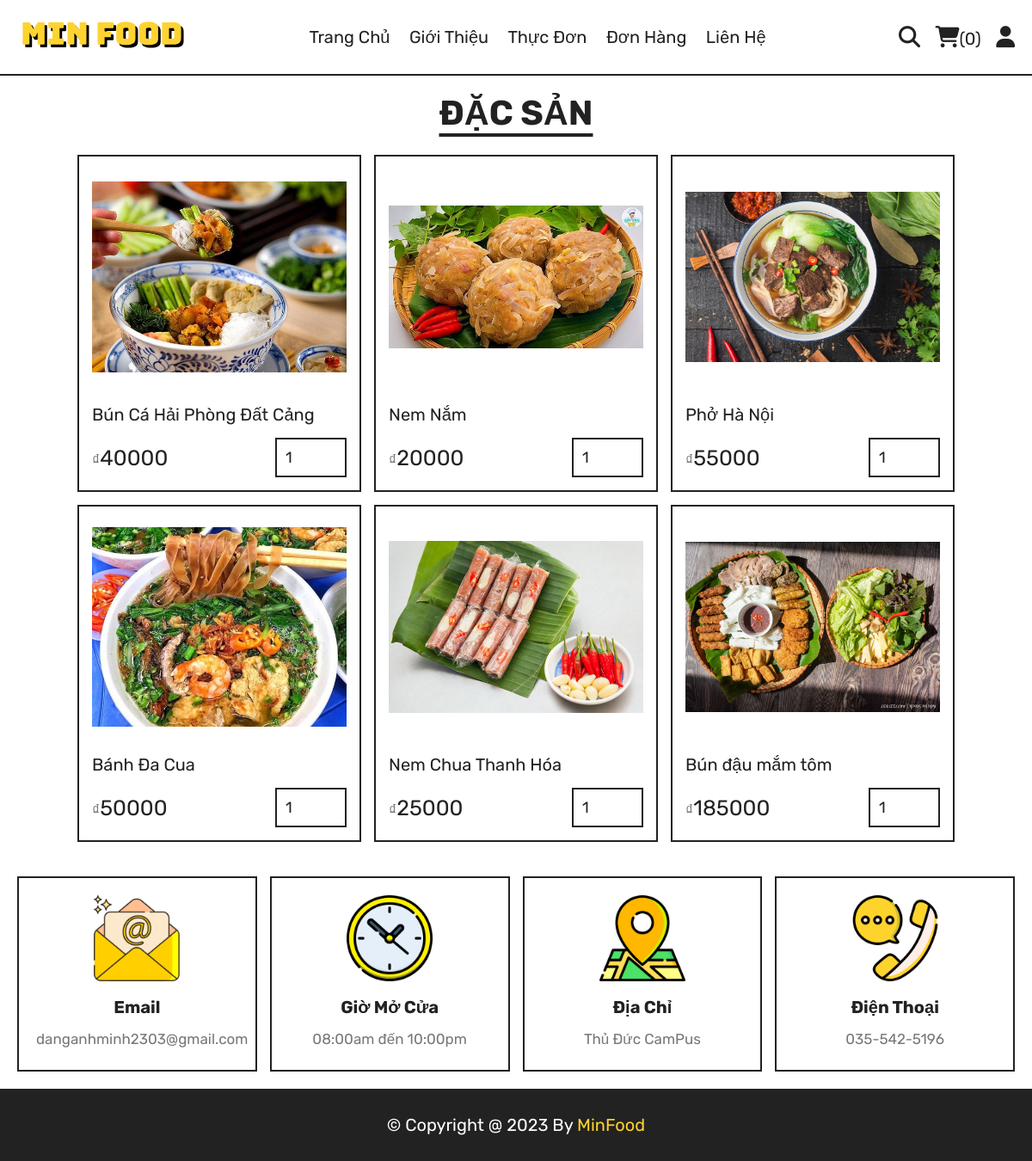
Screenshot of /category.php?category=Miền Bắc with the database file from the repository.
### tables this page shows
CREATE TABLE `products` (
  `id` int(100) NOT NULL,
  `name` varchar(100) NOT NULL,
  `category` varchar(100) NOT NULL,
  `price` int(10) NOT NULL,
  `image` varchar(100) NOT NULL
);

### category.php (the view, shortened to what this page needs)
<?php
include 'components/connect.php';
?>
<!DOCTYPE html>
<html lang="en">
<head>
   <link rel="stylesheet" href="https://cdnjs.cloudflare.com/ajax/libs/font-awesome/6.1.1/css/all.min.css">
   <link rel="stylesheet" href="css/style.css">
</head>
<body>
<?php include 'components/user_header.php'; ?>
<section class="products">
   <h1 class="title">Đặc Sản</h1>
   <div class="box-container">
      <?php
         $category = $_GET['category'];
         $select_products = $conn->prepare("SELECT * FROM `products` WHERE category = ?");
         $select_products->execute([$category]);
         if($select_products->rowCount() > 0){
            while($fetch_products = $select_products->fetch(PDO::FETCH_ASSOC)){
      ?>
      <form action="" method="post" class="box">
         <img src="uploaded_img/<?= $fetch_products['image']; ?>" alt="">
         <div class="name"><?= $fetch_products['name']; ?></div>
         <div class="flex">
            <div class="price"><span>₫</span><?= $fetch_products['price']; ?></div>
            <input type="number" name="qty" class="qty" min="1" max="99" value="1" maxlength="2">
         </div>
      </form>
      <?php
            }
         }else{
            echo '<p class="empty">Không có sản phẩm nào được thêm!</p>';
         }
      ?>
   </div>
</section>
<?php include 'components/footer.php'; ?>
</body>
</html>

### components/user_header.php (shortened to what this page needs)
<header class="header">
   <section class="flex">
      <a href="home.php" class="logo"><img src="images/MINFOOD.svg" alt=""></a>
      <nav class="navbar">
         <a href="home.php">Trang Chủ</a>
         <a href="about.php">Giới Thiệu</a>
         <a href="menu.php">Thực Đơn</a>
         <a href="orders.php">Đơn Hàng</a>
         <a href="contact.php">Liên Hệ</a>
      </nav>
      <div class="icons">
         <?php
            $count_cart_items = $conn->prepare("SELECT * FROM `cart` WHERE user_id = ?");
            $count_cart_items->execute([$user_id]);
            $total_cart_items = $count_cart_items->rowCount();
         ?>
         <a href="search.php"><i class="fas fa-search"></i></a>
         <a href="cart.php"><i class="fas fa-shopping-cart"></i><span>(<?= $total_cart_items; ?>)</span></a>
         <div id="user-btn" class="fas fa-user"></div>
      </div>
   </section>
</header>

### components/footer.php
<footer class="footer">
   <section class="grid">
      <div class="box">
         <img src="images/email.png" alt="">
         <h3>Email</h3>
         <a href="mailto:danganhminh2303@gmail.com">danganhminh2303@gmail.com</a>
      </div>
      <div class="box">
         <img src="images/clock.png" alt="">
         <h3>Giờ Mở Cửa</h3>
         <p>08:00am đến 10:00pm</p>
      </div>
      <div class="box">
         <img src="images/map.png" alt="">
         <h3>Địa Chỉ</h3>
         <a href="#">Thủ Đức CamPus</a>
      </div>
      <div class="box">
         <img src="images/dienthoaii.png" alt="">
         <h3>Điện Thoại</h3>
         <a href="tel:0355425196">035-542-5196</a>
      </div>
   </section>
   <div class="credit">&copy; copyright @ <?= date('Y'); ?> by <span>MinFood</span></div>
</footer>

### css/style.css (style rules this page uses)
:root { --yellow:#fed330; --red:#e74c3c; --white:#fff; --black:#222; --light-color:#777; --border:.2rem solid var(--black); }
* { font-family: 'Rubik', sans-serif; margin:0; padding:0; box-sizing: border-box; outline: none; border: none; text-decoration: none; }
html { font-size: 62.5%; overflow-x: hidden; scroll-behavior: smooth; stop-opacity: 7rem; }
section { margin:0 auto; max-width: 1200px; padding:2rem; }
.title { text-align: center; margin-bottom: 2.5rem; font-size: 4rem; color:var(--black); text-transform: uppercase; text-decoration: underline; text-underline-offset: 1rem; }
.header { position: sticky; top:0; left:0; right:0; z-index: 1000; background-color: var(--white); border-bottom: var(--border); }
.header .flex { display: flex; align-items: center; justify-content: space-between; position: relative; }
.header .flex .logo { font-size: 2.5rem; color:var(--black); }
.header .flex .navbar a { font-size: 2rem; color:var(--black); margin:0 1rem; }
.header .flex .icons > * { margin-left: 1.5rem; font-size: 2.5rem; color:var(--black); cursor: pointer; }
.header .flex .icons span { font-size: 2rem; }
.products .box-container { display: grid; grid-template-columns: repeat(auto-fit, 33rem); justify-content: center; align-items: flex-start; gap:1.5rem; }
.products .box-container .box { border:var(--border); padding:1.5rem; position: relative; overflow: hidden; }
.products .box-container .box img { height: 25rem; width: 100%; object-fit: contain; margin-bottom: 1rem; }
.products .box-container .box .name { font-size: 2rem; color:var(--black); margin:1rem 0; }
.products .box-container .box .flex { display: flex; align-items: center; gap:1rem; margin-top: 1.5rem; }
.products .box-container .box .flex .price { margin-right: auto; font-size: 2.5rem; color:var(--black); }
.products .box-container .box .flex .price span { color:var(--light-color); font-size: 1.8rem; }
.products .box-container .box .flex .qty { padding:1rem; border:var(--border); font-size: 1.8rem; color:var(--black); }
.footer .grid { display: grid; grid-template-columns: repeat(auto-fit, minmax(27rem, 1fr)); gap:1.5rem; align-items: flex-start; }
.footer .grid .box { border:var(--border); padding:2rem; text-align: center; }
.footer .grid .box img { height: 10rem; width: 100%; object-fit: contain; margin-bottom: .5rem; }
.footer .grid .box h3 { margin:1rem 0; font-size: 2rem; color:var(--black); text-transform: capitalize; }
.footer .grid .box p, .footer .grid .box a { display: block; font-size: 1.7rem; color:var(--light-color); line-height: 1.8; }
.credit { padding:3rem 2rem; text-align: center; background-color: var(--black); color:var(--white); font-size: 2rem; text-transform: capitalize; }
.credit span { color:var(--yellow); }

### rows the page displays
products: image (picture), name "Bún Cá Hải Phòng Đất Cảng", price "40000"
products: image (picture), name "Nem Nắm", price "20000"
products: image (picture), name "Phở Hà Nội", price "55000"
products: image (picture), name "Bánh Đa Cua", price "50000"
products: image (picture), name "Nem Chua Thanh Hóa", price "25000"
products: image (picture), name "Bún đậu mắm tôm", price "185000"

### other values shown
$total_cart_items "0"
